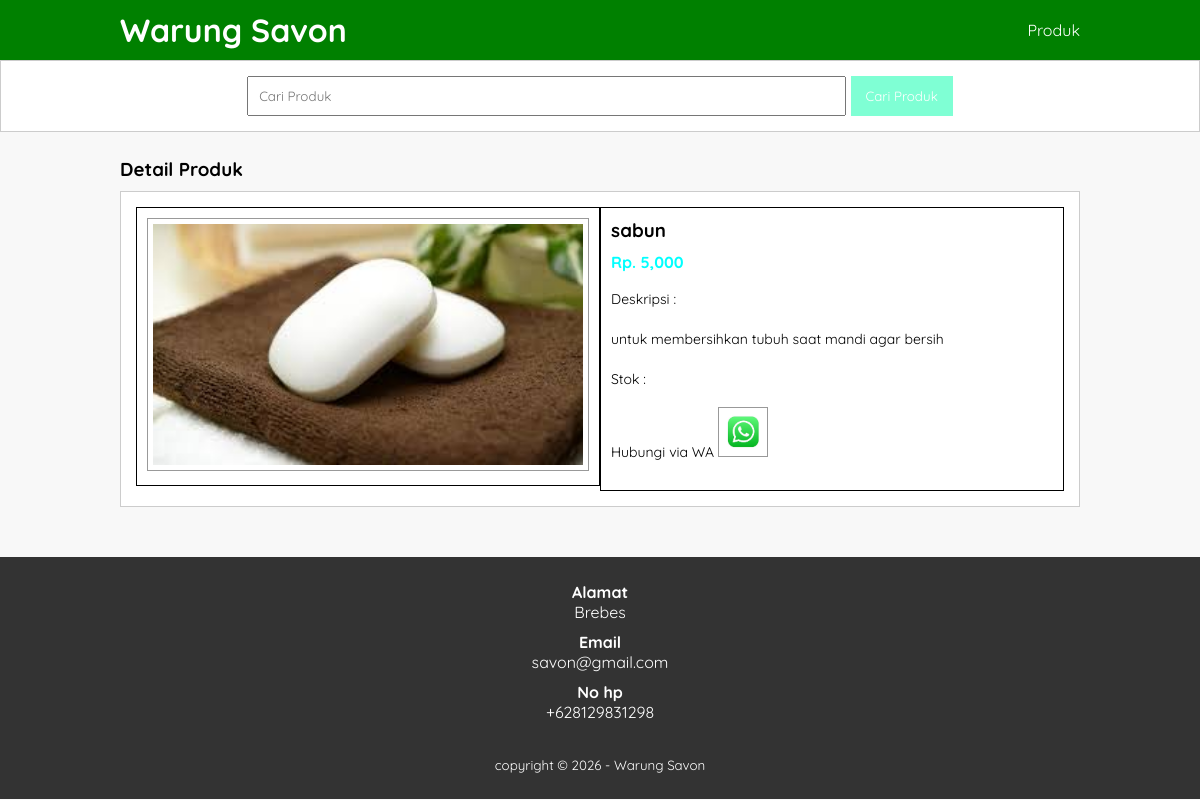
Page /detail-produk.php?id=25 on the committed database.
### tables this page shows
CREATE TABLE `tb_product` (
  `product_id` int(11) NOT NULL,
  `category_id` int(11) NOT NULL,
  `product_name` varchar(100) NOT NULL,
  `product_price` int(11) NOT NULL,
  `product_description` text NOT NULL,
  `product_image` varchar(100) NOT NULL,
  `product_status` tinyint(1) NOT NULL,
  `date_created` timestamp NOT NULL DEFAULT current_timestamp()
);

### detail-produk.php (the view, shortened to what this page needs)
<?php
include 'db.php';
$kontak = mysqli_query($conn, "SELECT admin_telp, admin_email, admin_address FROM tb_admin WHERE admin_id =1");
$a = mysqli_fetch_object($kontak);
$produk = mysqli_query($conn, "SELECT * FROM tb_product WHERE product_id ='" . $_GET['id'] . "'");
$p = mysqli_fetch_object($produk);
?>
<!DOCTYPE html>
<html lang="en">
<head>
    <link rel="stylesheet" href="css/style.css">
</head>
<body>
    <header>
        <div class="container">
            <h1><a href="index.php">Warung Savon</a></h1>
            <ul>
                <li><a href="produk.php">Produk</a></li>
            </ul>
        </div>
    </header>
    <div class="search">
        <div class="container">
            <form action="produk.php">
                <input type="text" name="search" id="" placeholder="Cari Produk" value="<?php echo $_GET['search'] ?>">
                <input type="submit" name="cari" id="" value="Cari Produk">
            </form>
        </div>
    </div>
    <div class="section">
        <div class="container">
            <h3>Detail Produk</h3>
            <div class="box">
                <div class="col-2">
                    <img src="produk/<?php echo $p->product_image ?>" alt="" width="100%">
                </div>
                <div class="col-2">
                    <h3><?php echo $p->product_name ?></h3>
                    <h4>Rp. <?php echo number_format($p->product_price) ?></h4>
                    <p>Deskripsi : <br>
                        <?php echo $p->product_description ?></p>
                    <p>Stok : <br>
                        <?php echo $p->product_stock ?></p>
                    <p><a href="https://api.whatsapp.com/send?phone=<?php echo $a->admin_telp ?>&text=Hai, saya tertarik dengan produk anda." target="_blank">Hubungi via WA <img src="img/wa.jpg" width="50px" alt=""></a></p>
                </div>
            </div>
        </div>
    </div>
    <div class="footer">
        <div class="container">
            <h4>Alamat</h4>
            <p><?php echo $a->admin_address ?></p>
            <h4>Email</h4>
            <p><?php echo $a->admin_email ?></p>
            <h4>No hp</h4>
            <p><?php echo $a->admin_telp ?></p>
            <small>
                copyright &copy; 2026 - Warung Savon
            </small>
        </div>
    </div>
</body>
</html>

### css/style.css (style rules this page uses)
* { padding: 0; margin: 0; font-family: "Quicksand", sans-serif; }
body { background-color: #f8f8f8; }
a { color: inherit; text-decoration: none; }
header { background-color: green ; color: #fff; }
header h1 { float: left; padding: 10px 0; }
header ul { float: right; }
header ul li { display: inline-block; }
header ul li a { padding: 20px 0 20px 15px; display: inline-block; }
.container { width: 80%; margin: 0 auto ; }
.container:after { content: ''; display: block; clear: both; }
.section { padding: 25px 0; }
.box { background-color: #fff; border: 1px solid#ccc; padding: 15px; box-sizing: border-box; margin: 10px 0 25px 0; }
.box:after { content:'' ; display: block; clear: both; }
.search { padding: 15px 0; background-color: #fff; border: 1px solid #ccc; text-align: center; }
.search input[type=text] { width: 60%; padding: 10px; }
.search input[type=submit] { padding: 12px 15px; background-color: aquamarine; color: #fff; border: none; cursor: pointer; }
.footer { padding: 25px 0; background-color: #333; color: #fff ; text-align: center; }
.footer p { margin-bottom: 10px; }
.footer small { margin-top: 25px; display: inline-block; }
.col-2 { width: 50%; min-height: 200px; border: 1px solid; padding: 10px; box-sizing: border-box; float: left; }
.col-2 img { border: 1px solid #999; padding: 5px; box-sizing: border-box; }
.col-2 h3 { margin-bottom: 10px; }
.col-2 h4 { color: aqua; }
.col-2 p { margin: 15px 0; text-align: justify; line-height: 25px; font-size: 14px; }

### rows in the picture
tb_product: product_image (picture), product_name "sabun", product_price "5,000", product_description "untuk membersihkan tubuh saat mandi agar bersih"

### other values in the picture
$a->admin_address "Brebes"
$a->admin_email "savon@gmail.com"
$a->admin_telp "+628129831298"
